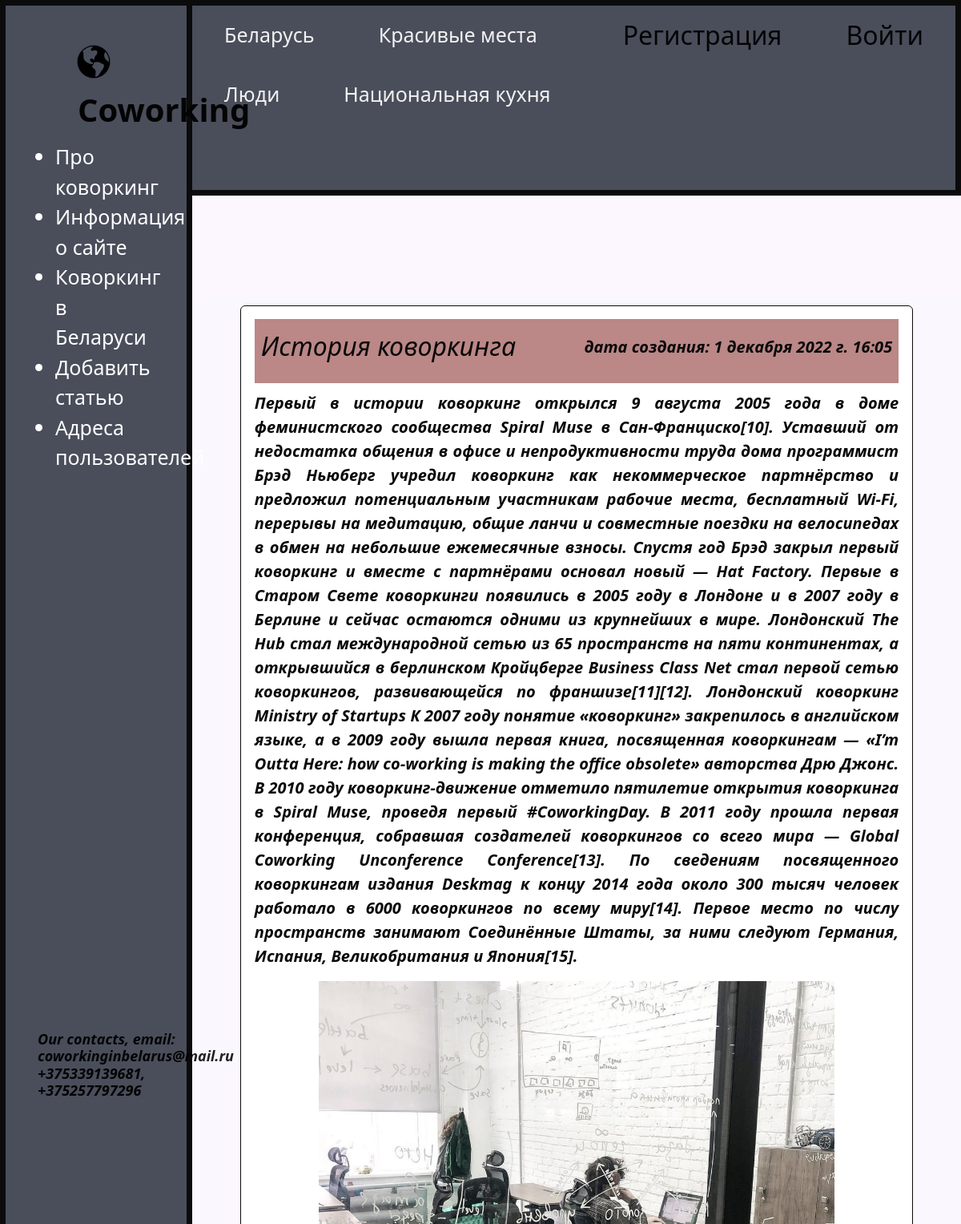
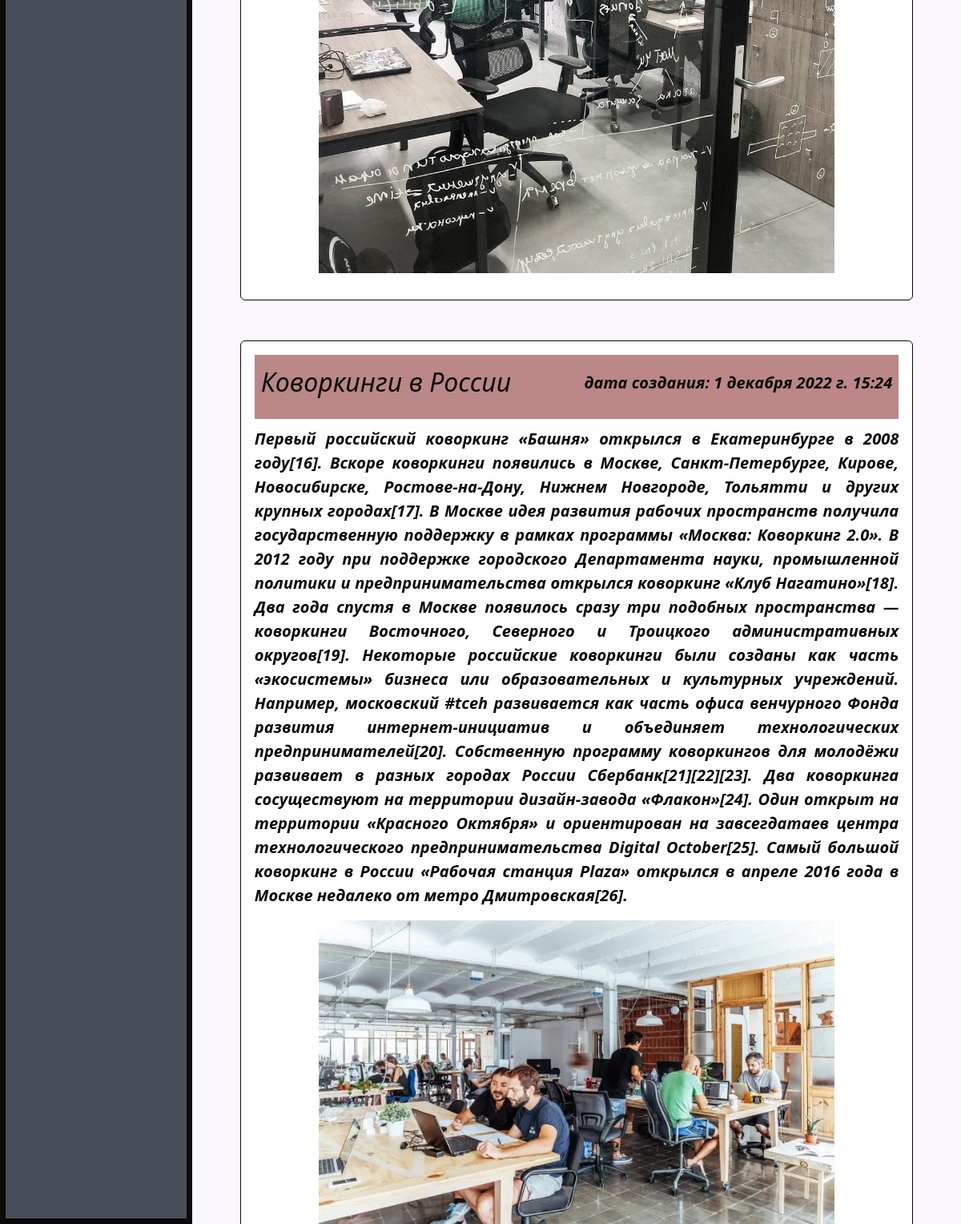
The page / on the database its author committed (2 pictures, top to bottom).
### coworking/models.py (models this page shows, shortened)
class coworking(models.Model):
    title = models.CharField(max_length=255, verbose_name='Название')
    content = models.TextField(blank=True, verbose_name='Содержание')
    photo = models.ImageField(upload_to="photos/%Y/%m/%d/", blank = True, verbose_name='Фото')
    time_create = models.DateTimeField(auto_now_add=True, verbose_name='Время создания')
    time_update = models.DateTimeField(auto_now=True, verbose_name='Время добавления')
    is_published = models.BooleanField(default=True, verbose_name='Опубликовано')
    class Meta:
        verbose_name = 'Коворкинги'
        verbose_name_plural = 'Коворкинги'
        ordering = ['title', 'time_update']

### coworking/views.py (the view)
# urls.py: path('', cache_page(60)(BaseView.as_view()), name = 'base'),
class BaseView(ListView):
    model = coworking
    template_name = "coworking/basebase.html"
    context_object_name = "result"
    paginate_by = 2

### coworking/templatetags/coworking_tags.py (called while the page is built)
@register.inclusion_tag("coworking/show_footer_tag.html")
def show_footer():
    return

### cool_coworking/coworking/templates/coworking/basebase.html (shortened to what this page needs)
{% extends 'coworking/base.html' %}  {% block content %} {% for i in result %}
<div class="alert alert-warning">
  <div class="someres">
    <div style="float: right; margin-top: 20px; margin-right: 1%">
      дата создания: {{ i.time_create }}
    </div>
    <div style="float: left; margin-top: 15px; margin-left: 1%">
      <h2>{{ i.title }}</h2>
    </div>
  </div>
  <p>{{ i.content }}</p>
  {% if i.photo %}
  <p>
    <img class="left thumb" src="{{ i.photo.url }}" />
  </p>
</div>
{% endif %} {% endfor %} {% endblock %}

### cool_coworking/coworking/templates/coworking/base.html (shortened to what this page needs)
{% load static %} {% load coworking_tags %}
<!DOCTYPE html>
<html lang="en">
  <head>
    <link
      rel="stylesheet"
      href="https://cdn.jsdelivr.net/npm/bootstrap@5.2.2/dist/css/bootstrap.min.css"
    />
    <link rel="stylesheet" href="{% static 'coworking/css/coworking.css' %}" />
  </head>
  <body>
    <div class="topnav">
      {% if request.user.is_authenticated %}
        <a class="active" href="{% url 'logout' %}"><h2>Выйти</h2></a>
        <h4 class="activity"> Пользователь:{{ user.username }}</h4>
      {% else %}
        <a class="active" href="{% url 'login' %}"><h2>Войти</h2></a>
        <a class="active" href="{% url 'register' %}"><h2>Регистрация</h2></a>
      {% endif %}
      <a href="{% url 'AboutBelarus' %}">Беларусь</a>
      <a href="{% url 'BeautifulPlaces' %}">Красивые места</a>
      <a href="{% url 'PeopleBelarus' %}">Люди</a>
      <a href="{% url 'CookingBelarus' %}">Национальная кухня</a>
    </div>
    <aside>
      <div class="somelogo">
        <a href="{% url 'base' %}"
          ><img src="{% static 'coworking/img/america.png' %}"
        /></a>
        <span class="logo"> Coworking </span>
      </div>
      <ul>
        <a href="{% url 'base' %}"><li>Про коворкинг</li></a>
        <a href="{% url 'about' %}"><li>Информация о сайте</li></a>
        <a href="{% url 'index' %}"><li>Коворкинг в Беларуси</li></a>
        <a href="{% url 'add_page' %}"><li>Добавить статью</li></a>
        <a href="{% url 'ua_page' %}"><li>Адреса пользователей</li></a>
      </ul>
      <div class="contacts">
        <h2 class="active">
          Our contacts, email: <br />
          coworkinginbelarus@mail.ru<br />
          +375339139681, +375257797296<br />
        </h2>
      </div>
    </aside>
    <main>
      <div class="scroll-area">
        {% block content %} {% endblock %}
      </div>
    </main>
  </body>
</html>

### cool_coworking/coworking/templates/coworking/show_footer_tag.html (shortened to what this page needs)
{% load static %}

### coworking/static/coworking/css/coworking.css (style rules this page uses)
body { background-color: #fcf7ff; }
aside { float: left; background-color: #4a4e5b; width: 20%; padding: 2.5%; height: 100vh; color: #fff; border-right: 7px solid #0b0b0b; border-top: 7px solid #0b0b0b; border-bottom: 7px solid #0b0b0b; border-left: 7px solid #0b0b0b; font-size: 25px; }
aside img { width: 60px; float: left; }
aside .somelogo { font-size: 40px; margin-left: 50px; margin-bottom: 20px; font-weight: bold; position: relative; top: 10px; }
aside .logo { margin-top: 10px; margin-bottom: 20px; margin-left: 10px; font-size: 40px; color: rgb(4, 4, 4); }
aside li { color: #fff; }
aside h2 { margin-top: 630px; margin-bottom: 40px; margin-left: 10px; font-size: 18px; text-align: justify; }
.contacts h2.active { float: left; margin-top: 680px; font-style: italic; font-weight: bold; color: rgb(4, 4, 4); }
.topnav { background-color: #4a4e5b; width: 80%; color: #fff; height: 8%; border-right: 7px solid #0b0b0b; border-top: 7px solid #0b0b0b; border-bottom: 7px solid #0b0b0b; font-size: 25px; margin-left: 20%; position: fixed; }
.topnav a { float: left; color: #f2f2f2; text-align: center; padding: 18px 40px; text-decoration: none; }
div .active { float: right; }
.topnav a.active { color: rgb(4, 4, 4); }
main { position: fixed; top: 13%; height: 100%; left: 20%; width: 100%; text-align: center; }
.alert-warning { color: #080808; background-color: #ffffff; font-size: 20px; padding: 2%; font-style: oblique; font-weight: bolder; text-align: justify; width: 100%; margin-bottom: 50px; border: 1px solid #0b0b0b; }
.alert-warning img { width: 80%; display: block; margin: 0 auto; }
.scroll-area { padding-top: 1%; padding-left: 5%; padding-right: 5%; padding-bottom: 4%; background-color: #f3f7f41e; max-width: 80%; margin-top: -2.38%; max-height: 100%; overflow-x: hidden; overflow-y: auto; }
.someres { background: #bb8787; height: 80px; margin-bottom: 10px; }

### cool_coworking/coworking/templates/coworking/base.html (style rules this page uses)
a { text-decoration: none; }

### rows shown on the page
coworking: time_create "1 декабря 2022 г. 16:05", title "История коворкинга", content "Первый в истории коворкинг открылся 9 августа 2005 года в доме феминистского сообщества Spiral Muse в Сан-Франциско[10]. Уставший от недостатка общения в офисе и непродуктивности труда дома программист Брэд Ньюберг учредил коворкинг как некоммерческое партнёрство и предложил потенциальным участникам рабочие места, бесплатный Wi-Fi, перерывы на медитацию, общие ланчи и совместные поездки на велосипедах в обмен на небольшие ежемесячные взносы. Спустя год Брэд закрыл первый коворкинг и вместе с партнёрами основал новый — Hat Factory. Первые в Старом Свете коворкинги появились в 2005 году в Лондоне и в 2007 году в Берлине и сейчас остаются одними из крупнейших в мире. Лондонский The Hub стал…", photo (picture)
coworking: time_create "1 декабря 2022 г. 15:24", title "Коворкинги в России", content "Первый российский коворкинг «Башня» открылся в Екатеринбурге в 2008 году[16]. Вскоре коворкинги появились в Москве, Санкт-Петербурге, Кирове, Новосибирске, Ростове-на-Дону, Нижнем Новгороде, Тольятти и других крупных городах[17]. В Москве идея развития рабочих пространств получила государственную поддержку в рамках программы «Москва: Коворкинг 2.0». В 2012 году при поддержке городского Департамента науки, промышленной политики и предпринимательства открылся коворкинг «Клуб Нагатино»[18]. Два года спустя в Москве появилось сразу три подобных пространства — коворкинги Восточного, Северного и Троицкого административных округов[19]. Некоторые российские коворкинги были созданы как часть…", photo (picture)
